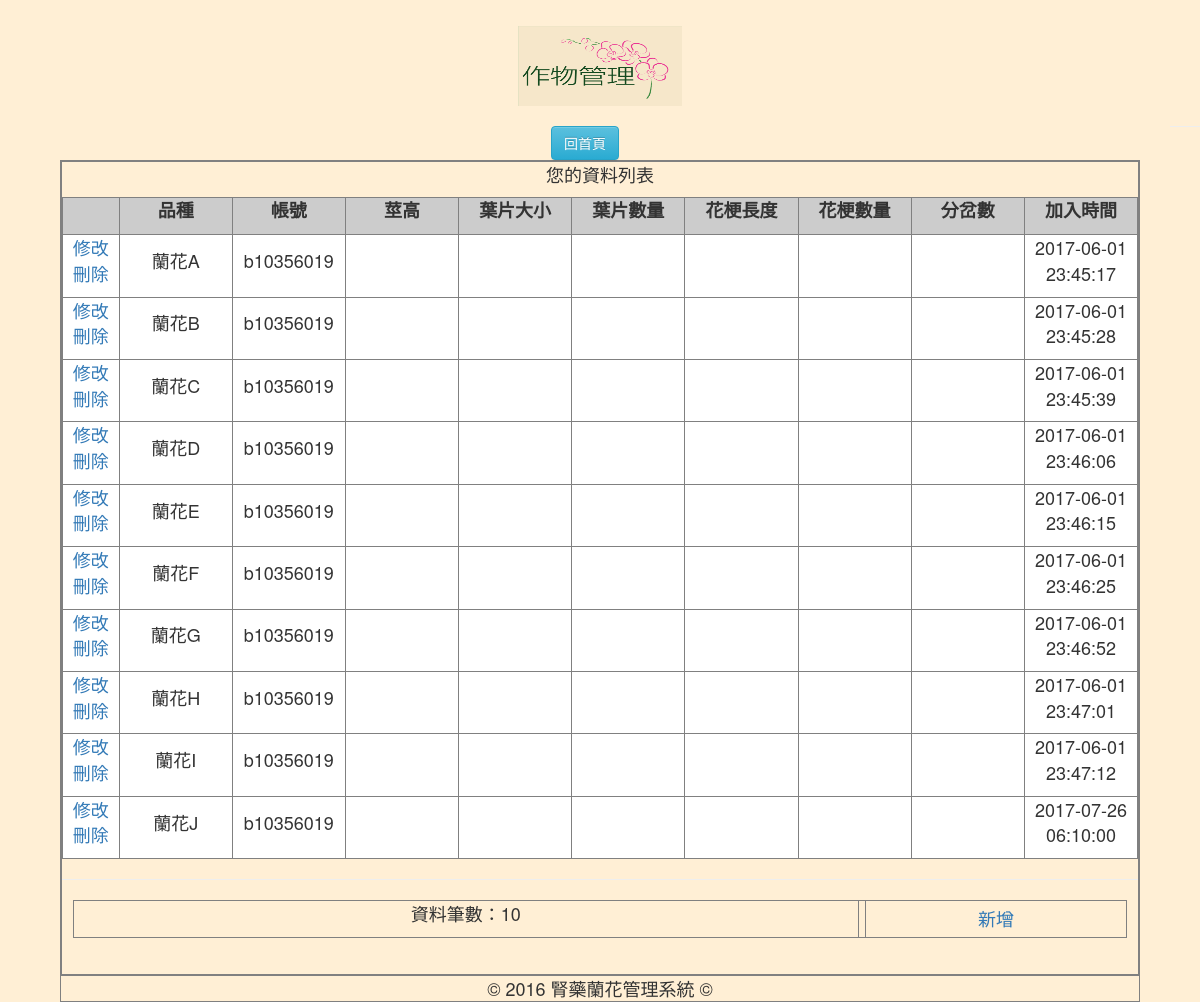
The app's page /CM_admin.php, older data.
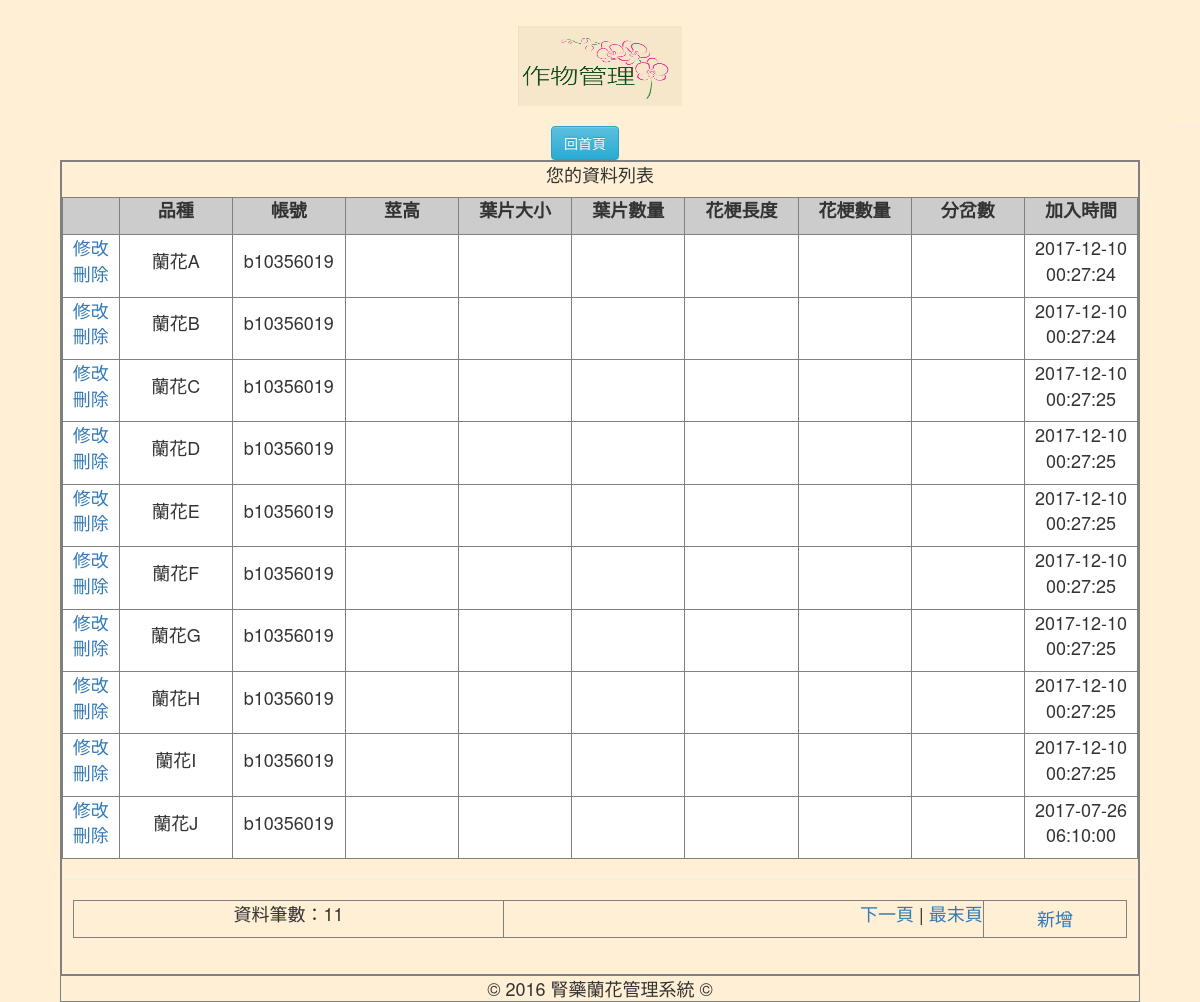
The same page, newer data.
### tables this page shows
CREATE TABLE `flower` (
  `f_id` int(255) UNSIGNED NOT NULL,
  `f_biology` varchar(100) NOT NULL COMMENT '品種',
  `f_username` varchar(100) NOT NULL COMMENT '使用者',
  `f_location` enum('左','中','右') NOT NULL,
  `f_act` enum('種植中','已採收') NOT NULL,
  `f_date` date NOT NULL,
  `f_jointime` timestamp NULL DEFAULT CURRENT_TIMESTAMP ON UPDATE CURRENT_TIMESTAMP
);

### CM_admin.php (the view, shortened to what this page needs)
<?php
$query_RecMember = "SELECT * FROM `memberdata` WHERE `m_username`='".$_SESSION["loginMember"]."'";
$RecMember = mysql_query($query_RecMember);
$row_RecMember=mysql_fetch_assoc($RecMember);
$pageRow_records = 10;
$num_pages = 1;
$startRow_records = ($num_pages -1) * $pageRow_records;
$query_RecFlower = "SELECT * FROM `flower` ORDER BY `f_username` DESC ";
$query_limit_RecFlower = $query_RecFlower." LIMIT ".$startRow_records.", ".$pageRow_records;
$RecFlower = mysql_query($query_limit_RecFlower);
$all_RecFlower = mysql_query($query_RecFlower);
$total_records = mysql_num_rows($all_RecFlower);
$total_pages = ceil($total_records/$pageRow_records);
?>
<!DOCTYPE html>
<html>
<head>
    <link rel="stylesheet" href="https://maxcdn.bootstrapcdn.com/bootstrap/3.3.1/css/bootstrap.min.css">
    <link rel="stylesheet" href="https://maxcdn.bootstrapcdn.com/bootstrap/3.3.1/css/bootstrap-theme.min.css">
</head>
<body style="text-align:center;font-size:18px;background-color:#FFEFD5;" >
<br>
<img src="img/CM.gif" alt="作物管理" width="164" height="80">
<form name="fromCM" method="" action="">
<div class="row col-xs-12">
  <input type="button" class="btn btn-info" size="12" value="回首頁" onclick="location.href='index.php'">
</div>
<hr>
<table width="90%" border="1px" align="center" cellpadding="4" cellspacing="0">
  <tr>
    <td class="tdbline"><table width="100%" border="1px" cellspacing="0" cellpadding="10">
      <tr valign="top">
        <td class="tdrline"><p class="title"><?php echo $row_RecMember["m_username"];?> 您的資料列表 </p>
          <table width="100%"  border="1px" cellpadding="0" cellspacing="0" bgcolor="#F0F0F0" >
            <tr >
              <th width="5%" bgcolor="#CCCCCC">&nbsp;</th>
              <th width="10%" bgcolor="#CCCCCC" style="text-align:center;"><p>品種</p></th>
              <th width="10%" bgcolor="#CCCCCC" style="text-align:center;"><p>帳號</p></th>
              <th width="10%" bgcolor="#CCCCCC" style="text-align:center;"><p>莖高</p></th>
              <th width="10%" bgcolor="#CCCCCC" style="text-align:center;"><p>葉片大小</p></th>
              <th width="10%" bgcolor="#CCCCCC" style="text-align:center;"><p>葉片數量</p></th>
              <th width="10%" bgcolor="#CCCCCC" style="text-align:center;"><p>花梗長度</p></th>
              <th width="10%" bgcolor="#CCCCCC" style="text-align:center;"><p>花梗數量</p></th>
              <th width="10%" bgcolor="#CCCCCC" style="text-align:center;"><p>分岔數</p></th>
              <th width="10%" bgcolor="#CCCCCC" style="text-align:center;"><p>加入時間</p></th>
            </tr>
      <?php while($row_RecFlower=mysql_fetch_assoc($RecFlower)){ ?>
            <tr>
              <td width="5%" align="center" bgcolor="#FFFFFF"><p><a href="CM_update.php?id=<?php echo $row_RecFlower["f_id"];?>">修改</a><br>
                <a href="?action=delete&id=<?php echo $row_RecFlower["f_id"];?>" onClick="return deletesure();">刪除</a></p></td>
              <td width="10%" align="center" bgcolor="#FFFFFF"><p><?php echo $row_RecFlower["f_biology"];?></p></td>
              <td width="10%" align="center" bgcolor="#FFFFFF"><p><?php echo $row_RecFlower["f_username"];?></p></td>
              <td width="10%" align="center" bgcolor="#FFFFFF"><p><?php echo $row_RecFlower["f_stems"];?></p></td>
              <td width="10%" align="center" bgcolor="#FFFFFF"><p><?php echo $row_RecFlower["f_leafsize"];?></p></td>
              <td width="10%" align="center" bgcolor="#FFFFFF"><p><?php echo $row_RecFlower["f_leafNum"];?></p></td>
              <td width="10%" align="center" bgcolor="#FFFFFF"><p><?php echo $row_RecFlower["f_pedlength"];?></p></td>
              <td width="10%" align="center" bgcolor="#FFFFFF"><p><?php echo $row_RecFlower["f_pedNum"];?></p></td>
              <td width="10%" align="center" bgcolor="#FFFFFF"><p><?php echo $row_RecFlower["f_bifNum"];?></p></td>
              <td width="10%" align="center" bgcolor="#FFFFFF"><p><?php echo $row_RecFlower["f_jointime"];?></p></td>
            </tr>
      <?php }?>
          </table>
          <hr size="1" />
          <table width="98%" border="1px" align="center" cellpadding="4" cellspacing="0">
            <tr>
              <td valign="middle"><p>資料筆數：<?php echo $total_records;?></p></td>
              <td align="right"><p>
                  <?php if ($num_pages < $total_pages) {  ?>
                  <a href="?page=<?php echo $num_pages+1;?>">下一頁</a> | <a href="?page=<?php echo $total_pages;?>">最末頁</a>
                  <?php }?>
              </p></td>
                <td rowspan="2"><a href="CM_join.php">新增</a></td>
            </tr>
          </table>          <p>&nbsp;</p>
          </td>
      </tr>
    </table></td>
  </tr>
  <tr>
    <td align="center">© 2016 腎藥蘭花管理系統 ©</td>
  </tr>
</table>
</body>
</html>

Row changes from the older to the newer data that the page shows:
changed flower "蘭花A": f_jointime "2017-06-01 23:45:17" → "2017-12-10 00:27:24"
changed flower "蘭花B": f_jointime "2017-06-01 23:45:28" → "2017-12-10 00:27:24"
changed flower "蘭花C": f_jointime "2017-06-01 23:45:39" → "2017-12-10 00:27:25"
changed flower "蘭花D": f_jointime "2017-06-01 23:46:06" → "2017-12-10 00:27:25"
changed flower "蘭花E": f_jointime "2017-06-01 23:46:15" → "2017-12-10 00:27:25"
changed flower "蘭花F": f_jointime "2017-06-01 23:46:25" → "2017-12-10 00:27:25"
changed flower "蘭花G": f_jointime "2017-06-01 23:46:52" → "2017-12-10 00:27:25"
changed flower "蘭花H": f_jointime "2017-06-01 23:47:01" → "2017-12-10 00:27:25"
changed flower "蘭花I": f_jointime "2017-06-01 23:47:12" → "2017-12-10 00:27:25"
Text that changed along with them:
$total_records: "10" → "11"
text now shown: "下一頁 | 最末頁"
